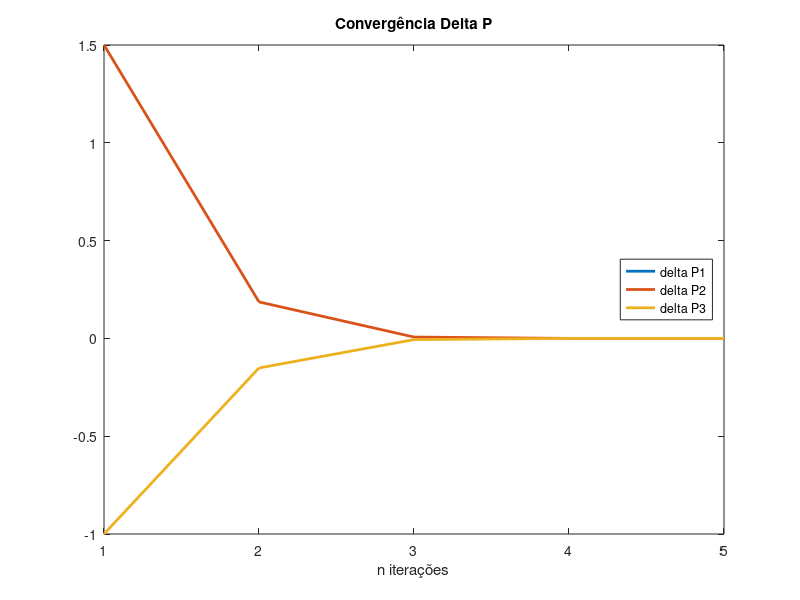
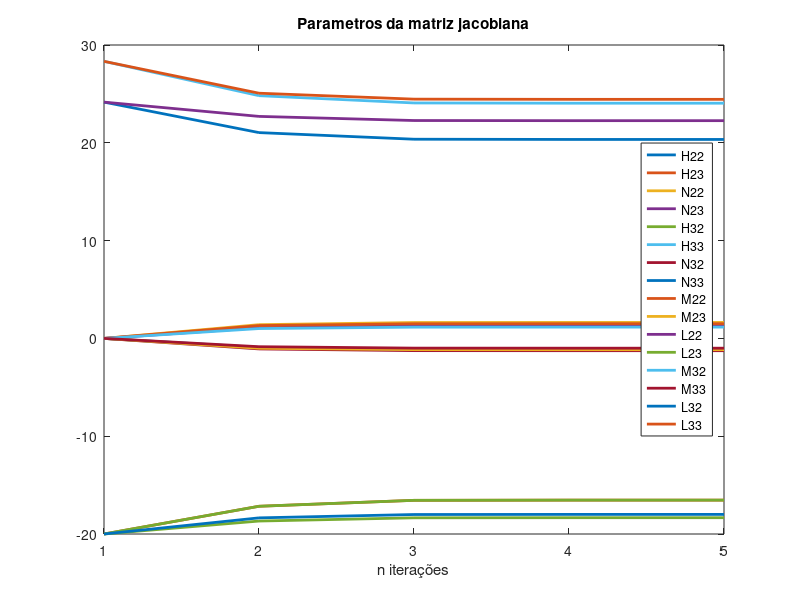
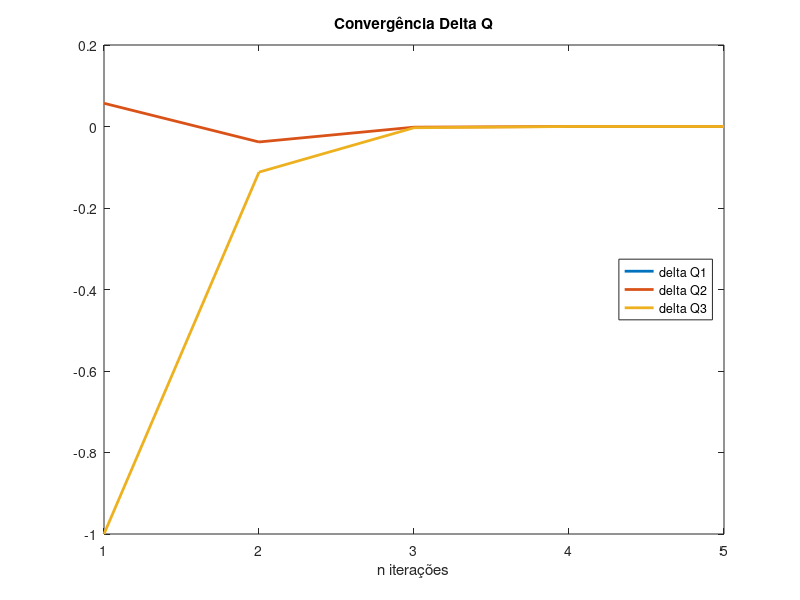

Write MATLAB code to recreate these figures, in order.
clear; close all; clc;
fprintf("\n====== comeco ======\n")


G = zeros(3,3);


B = [ -12.5,  4.16,  8.33;
     4.16, -24.16, 20;
     8.33 ,  20, -28.33]


Y = G + 1i.*B


Sb = 50; %MVA
Vb = 120; %kV
           %  1        2       3
V       =   [1,       nan,      nan]
theta   =   [0,       nan,      nan]
P       =   [nan,     1.5,    -1]
Q      =    [nan,      0.057,    -1]


v_2 = 1
v_3 = 1
theta_2 = 0
theta_3 = 0


Pd = [1,     0,      1]       % carga ativa por barra (pu)
Qd = [0.5,   0,      1]       % carga reativa por barra (pu)
plot_j = []
plot_p = []
plot_q = []


for i=1:30


   fprintf("\n====== iteracao numero: %d======\n", i)
   V = [1, v_2, v_3];
   theta = [0, theta_2, theta_3];
 
  % ======= A partir daqui eh generico ==========
   Vkl = V.*V';                            % gerar matrizes que combinam as tensoes
                                           % multiplicando as tensoes corresponden-
                                           % tes ao subindice da matriz


   Vkk = Vkl.*eye(size(Vkl));              % para finalidade de calculos eh interes-
                                           % sante ter essa matriz com apenas os qua-
                                           % drados na diagonal


   Vkl = Vkl.*~eye(size(Vkl));             % para o calculo das potencias nao se con-
                                           % sidera os elementos da diagonal


   theta_kl = theta - theta';              % geracao de uma matriz que subtrai os angu-
                                           % los correspondente aos subindices


   sin_theta_kl = sin(theta_kl);           % gerar matriz dos senos
   cos_theta_kl = cos(theta_kl);           % gerar matriz dos cosenos


   % Calculo dos delta p
   delta_p = P - sum(Vkl.*(G.*cos_theta_kl + B.*sin_theta_kl) + Vkk.*G)
   delta_q = Q - sum(Vkl.*(G.*sin_theta_kl - B.*cos_theta_kl) - Vkk.*B)
  
   % Criar matrizes e variaveis uteis
   n = size(Vkl);
   Xkk = eye(n);
   Xkm = ~eye(n);          % fora da diagonal (k ~= m)


   Vkl = V.*V';            % Para o calculo dos valores na jacobiana
                           % se consideram os da diagonal

   sin_km = sin_theta_kl'; % elemento (k,m) = sin(theta_k - theta_m)
   cos_km = cos_theta_kl'; % elemento (k,m) = cos(theta_k - theta_m)


   % Calculo da jacobiana
   % |-------------------------- FORMULA --------------------------| ---- ESTRUTURA ----|
   % dp/dTheta
   Hkk = (-B.*Vkk - sum(Vkl.*(G.*sin_theta_kl - B.*cos_theta_kl)))          .*Xkk;
   Hkm = Vkl.*(G.*sin_km - B.*cos_km)                                       .*Xkm;
   H = Hkm + Hkk;


   % dp/dV
   Nkk = ((G.*V) + sum(V'.*(G.*cos_theta_kl + B.*sin_theta_kl)))            .*Xkk;
   Nkm = V'.*(G.*cos_km + B.*sin_km)                                        .*Xkm;
   N = Nkm + Nkk;


   % dQ/dTheta
   Mkk = (-G.*Vkk  + sum(Vkl.*(G.*cos_theta_kl + B.*sin_theta_kl)))         .*Xkk;
   Mkm = -Vkl.*(G.*cos_km + B.*sin_km)                                      .*Xkm;
   M = Mkm + Mkk;


   % dQ/dV
   Lkk = (-B.*V + sum(V'.*(G.*sin_theta_kl - B.*cos_theta_kl)))             .*Xkk;
   Lkm = V'.*(G.*sin_km - B.*cos_km)                                        .*Xkm;
   L = Lkm + Lkk;


   % ======= A partir daqui nao eh mais generico ==========




   jac =  [    H(2,2), H(2,3), N(2,2), N(2,3);
               H(3,2), H(3,3), N(3,2), N(3,3);
               M(2,2), M(2,3), L(2,2), L(2,3);
               M(3,2), M(3,3), L(3,2), L(3,3)]


   plot_j = [plot_j; reshape(jac.', 1, [])];         % vetores apenas para plotagem
   plot_p = [plot_p; delta_p];
   plot_q = [plot_q; delta_q];

   % parar quando convergir
   if max(abs([delta_p(2:3), delta_q(2:3)])) < 1e-8, break; end


   inv_jac = -pinv(jac);               % apenas para visualizacao da
                                       % inversa, se desejado


   F = -[delta_p(2), delta_p(3), delta_q(2), delta_q(3)]; 
   X = [theta_2, theta_3,  v_2, v_3];


   X = X' - pinv(jac)*F';  % como os vetores estao como vetor-linha prec-
                           % isamos transpor se formos usar a formula padrao


   X = X';                 % e depois transpor de volta para ficar
                           % como o resto do programa
                          


   theta_2 = X(1);         % atualizar
   theta_3 = X(2);
   theta_2_deg = X(1) * 180/pi % visualizacao apenas
   theta_3_deg = X(2) * 180/pi % visualizacao apenas
   v_2 = X(3)
   v_3 = X(4)


end


   % plotar figuras de convergencias


   figure(1)
   keys = {"delta P1", "delta P2", "delta P3"};
   plot (plot_p, 'linewidth', 2);
   h = legend(keys,"location", "east");
   h = title('Convergência Delta P');
   xlabel ("n iterações");


   figure(3)
   keys = {"delta Q1", "delta Q2", "delta Q3"};
   plot (plot_q, 'linewidth', 2);
   h = legend(keys,"location", "east");
   h = title('Convergência Delta Q');
   xlabel ("n iterações");


   figure(2)
   keys = {"H22","H23","N22","N23","H32","H33","N32","N33","M22","M23","L22","L23","M32","M33","L32","L33"};
   plot (plot_j, 'linewidth', 2);
   h = legend(keys,"location", "east");
   h = title('Parametros da matriz jacobiana');
   xlabel ("n iterações");


   % calculo das potencias

   V = [1, v_2, v_3];          % usar os valores da ultima atualizacao
   theta = [0, theta_2, theta_3];

   Vkl = V.*V';
   Vkk = Vkl.*eye(size(Vkl));
   Vkl = Vkl.*~eye(size(Vkl));
   theta_kl = theta - theta';
   sin_theta_kl = sin(theta_kl);
   cos_theta_kl = cos(theta_kl);
  
   disp('pu')
   Pcalc =  sum(Vkl.*(G.*cos_theta_kl + B.*sin_theta_kl) + Vkk.*G)
   Qcalc =  sum(Vkl.*(G.*sin_theta_kl - B.*cos_theta_kl) - Vkk.*B)
   V = V


   Pg = Pcalc + Pd             % potencia gerada = injecao liquida + carga
   Qg = Qcalc + Qd

   disp('MVA e kV')
   Pcalc = Pcalc * Sb
   Qcalc = Qcalc * Sb
   V = V * Vb
   Pg = Pg * Sb
   Qg = Qg * Sb




fprintf("\n====== fim ======\n")
